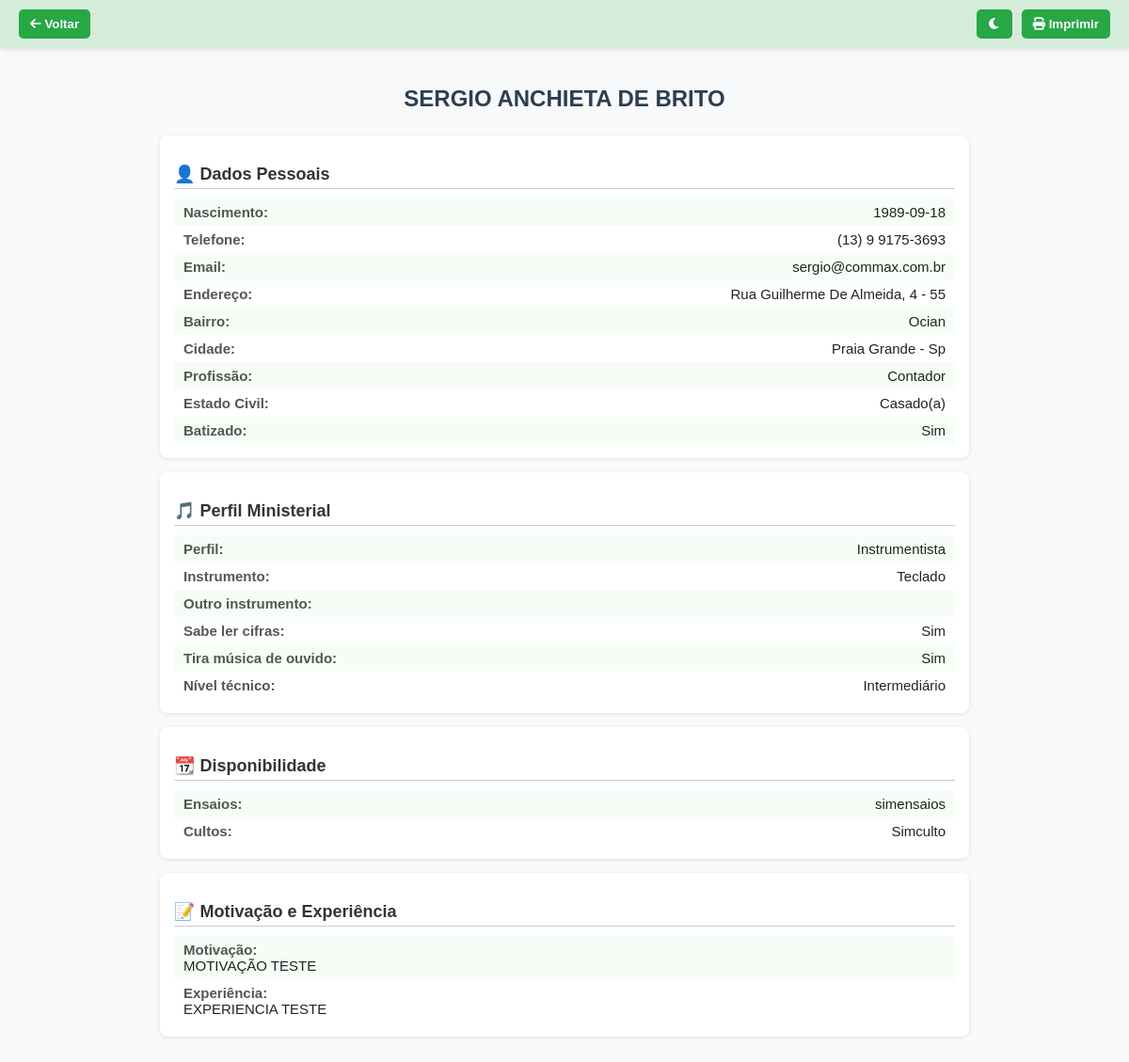
/detalhes/11 (signed in), run on the app's committed database.
### tables this page shows
CREATE TABLE inscritos (
    id INTEGER PRIMARY KEY AUTOINCREMENT,
    nome TEXT,
    nascimento TEXT,
    telefone TEXT,
    email TEXT,
    endereco TEXT,
    numero TEXT,
    complemento TEXT,
    bairro TEXT,
    cidade TEXT,
    estado TEXT,
    profissao TEXT,
    estado_civil TEXT,
    batizado TEXT,
    perfil TEXT,
    voz TEXT,
    aulas TEXT,
    segunda_voz TEXT,
    instrumentos TEXT,
    outro_instrumento TEXT,
    cifras TEXT,
    ouvido TEXT,
    nivel_tecnico TEXT,
    ensaios TEXT,
    cultos TEXT,
    motivacao TEXT,
    experiencia TEXT,
    ativo INTEGER DEFAULT 1
);

### app.py (the view)
@app.route('/detalhes/<int:id>')
def detalhes(id):
    if 'usuario' not in session:
        return redirect('/login')
    conn = conectar()
    cursor = conn.cursor()
    cursor.execute('SELECT * FROM inscritos WHERE id = ?', (id,))
    inscrito = cursor.fetchone()
    conn.close()
    return render_template('detalhes.html', inscrito=inscrito)

### app.py (called while the page is built)
@app.context_processor
def inject_version():
    return dict(versao=VERSAO_ATUAL)

def conectar():
    caminho_db = os.path.join(os.path.dirname(__file__), 'banco.db')
    return sqlite3.connect(caminho_db)

### templates/detalhes.html (shortened to what this page needs)
<!DOCTYPE html>
<html lang="pt-BR">
<head>
  <link rel="stylesheet" href="https://cdnjs.cloudflare.com/ajax/libs/font-awesome/6.0.0-beta3/css/all.min.css"/>
</head>
<body>
<div class="top-bar">
  <div class="left">
    <button onclick="window.history.back()"><i class="fas fa-arrow-left"></i> Voltar</button>
  </div>
  <div class="right">
    <button onclick="toggleDarkMode()"><i class="fas fa-moon"></i></button>
    <button onclick="window.print()"><i class="fas fa-print"></i> Imprimir</button>
  </div>
</div>
<div class="container">
  <h1 class="nome-inscrito">{{ inscrito[1] }}</h1>
  <div class="card">
    <h2>👤 Dados Pessoais</h2>
    <div class="line-entry"><label>Nascimento:</label><p class="valor">{{ inscrito[2] }}</p></div>
    <div class="line-entry"><label>Telefone:</label><p class="valor">{{ inscrito[3] }}</p></div>
    <div class="line-entry"><label>Email:</label><p class="valor">{{ inscrito[4] }}</p></div>
    <div class="line-entry"><label>Endereço:</label><p class="valor">{{ inscrito[5] }}, {{ inscrito[6] }} - {{ inscrito[7] }}</p></div>
    <div class="line-entry"><label>Bairro:</label><p class="valor">{{ inscrito[8] }}</p></div>
    <div class="line-entry"><label>Cidade:</label><p class="valor">{{ inscrito[9] }} - {{ inscrito[10] }}</p></div>
    <div class="line-entry"><label>Profissão:</label><p class="valor">{{ inscrito[11] }}</p></div>
    <div class="line-entry"><label>Estado Civil:</label><p class="valor">{{ inscrito[12] }}</p></div>
    <div class="line-entry"><label>Batizado:</label><p class="valor">{{ inscrito[13] }}</p></div>
  </div>
  <div class="card">
    <h2>🎵 Perfil Ministerial</h2>
    <div class="line-entry"><label>Perfil:</label><p class="valor">{{ inscrito[14] }}</p></div>
    {% if inscrito[14] == 'Instrumentista' or inscrito[14] == 'Ambos' %}
      <div class="line-entry"><label>Instrumento:</label><p class="valor">{{ inscrito[18] }}</p></div>
      <div class="line-entry"><label>Outro instrumento:</label><p class="valor">{{ inscrito[19] }}</p></div>
      <div class="line-entry"><label>Sabe ler cifras:</label><p class="valor">{{ inscrito[20] }}</p></div>
      <div class="line-entry"><label>Tira música de ouvido:</label><p class="valor">{{ inscrito[21] }}</p></div>
      <div class="line-entry"><label>Nível técnico:</label><p class="valor">{{ inscrito[22] }}</p></div>
    {% endif %}
  </div>
  <div class="card">
    <h2>📆 Disponibilidade</h2>
    <div class="line-entry"><label>Ensaios:</label><p class="valor">{{ inscrito[23] }}</p></div>
    <div class="line-entry"><label>Cultos:</label><p class="valor">{{ inscrito[24] }}</p></div>
  </div>
  <div class="card">
    <h2>📝 Motivação e Experiência</h2>
    <div class="line-entry block">
      <label>Motivação:</label>
      <p class="valor">{{ inscrito[25] }}</p>
    </div>
    <div class="line-entry block">
      <label>Experiência:</label>
      <p class="valor">{{ inscrito[26] }}</p>
    </div>
  </div>
</div>
</body>
</html>

### templates/detalhes.html (style rules this page uses)
html { box-sizing: border-box; }
*, *:before, *:after { box-sizing: inherit; }
body { font-family: Arial, sans-serif; background: #f8f9fa; margin: 0; padding: 0; font-size: 15px; }
.top-bar { background-color: #d4edda; padding: 10px 20px; position: sticky; top: 0; display: flex; justify-content: space-between; align-items: center; z-index: 1000; box-shadow: 0px 2px 5px rgba(0,0,0,0.1); }
.top-bar .left { justify-content: flex-start; }
.top-bar .right { margin-left: auto; display: flex; gap: 10px; }
.top-bar button { background-color: #28a745; color: white; border: none; padding: 8px 12px; border-radius: 5px; cursor: pointer; font-weight: bold; }
.container { max-width: 900px; margin: auto; padding: 20px; }
h1.nome-inscrito { text-align: center; font-size: 24px; color: #2c3e50; margin-top: 20px; margin-bottom: 25px; }
.card { background: white; border-radius: 8px; box-shadow: 0 1px 4px rgba(0,0,0,0.1); padding: 15px; margin-bottom: 15px; page-break-inside: avoid; transition: 0.2s ease-in-out; }
.card h2 { font-size: 18px; margin-bottom: 10px; color: #333; border-bottom: 1px solid #ccc; padding-bottom: 4px; }
.line-entry { display: flex; justify-content: space-between; padding: 6px 10px; }
.line-entry.block { display: block; padding: 6px 10px; }
.line-entry:nth-child(even), .line-entry.block:nth-child(even) { background: #f6fdf6; }
.line-entry:nth-child(odd), .line-entry.block:nth-child(odd) { background: #ffffff; }
label { font-weight: bold; color: #555; }
p.valor { margin: 0; color: #222; }

### data on the page
inscritos: nome "SERGIO ANCHIETA DE BRITO", nascimento "1989-09-18", telefone "(13) 9 9175-3693", email "sergio@commax.com.br", endereco "Rua Guilherme De Almeida", numero "4", complemento "55", bairro "Ocian", cidade "Praia Grande", estado "Sp", profissao "Contador", estado_civil "Casado(a)", batizado "Sim", perfil "Instrumentista", instrumentos "Teclado", cifras "Sim", ouvido "Sim", nivel_tecnico "Intermediário", ensaios "simensaios", cultos "Simculto", motivacao "MOTIVAÇÃO TESTE", experiencia "EXPERIENCIA TESTE"
